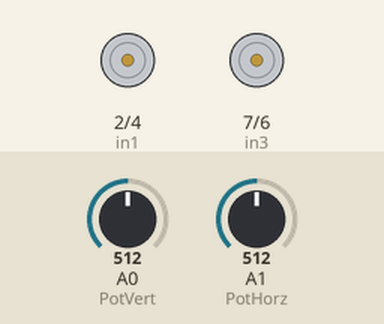
Simulated run of this sketch. Board: Arduino Uno, built with avr-gcc and run on an emulated ATmega328P. Parts: motor-driver pin pairs drawn as motors (green arrow = first pin HIGH = forward, orange = second pin HIGH = backward, longer = more drive, scaled by the enable pin). The inputs (shaded band) are chosen by the test bench; at power-on: A0 (PotVert) = 512, A1 (PotHorz) = 512.

Above: at 1.2 s.
1.3 s: A0 (PotVert) set to 450
2.8 s: A1 (PotHorz) set to 450
At 3.9 s:
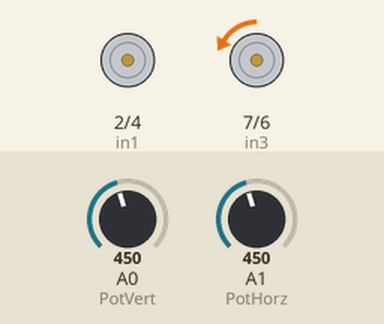
4.3 s: A0 (PotVert) set to 574
At 5.0 s:
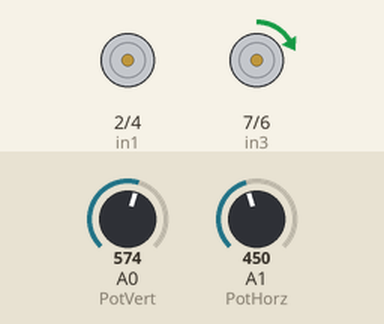
5.8 s: A1 (PotHorz) set to 574
At 6.1 s:
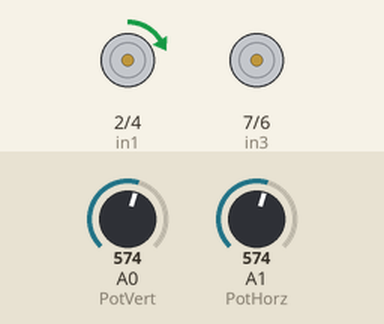
7.3 s: A0 (PotVert) set to 716
At 8.5 s:
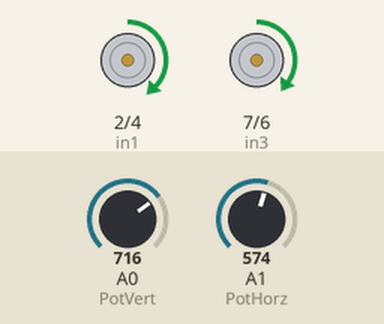
8.8 s: A1 (PotHorz) set to 716
At 9.6 s:
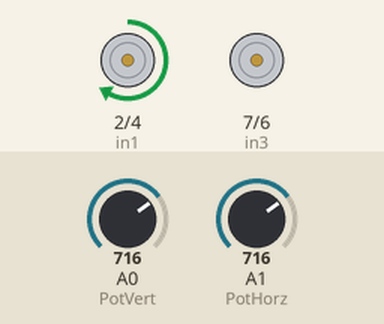
Timing chart, 0 to 11.3 s (numbered marks = the images above; inputs shaded):
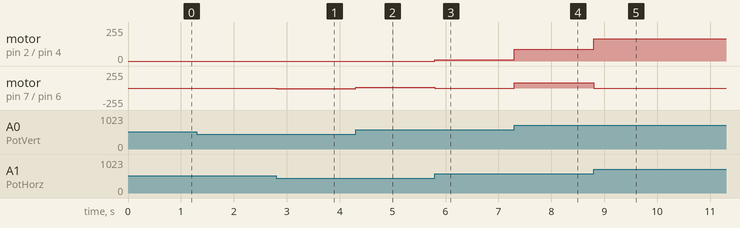

The sketch:

H_Bridge_with_motors.ino
```cpp
int enableA = 3;
int enableB = 5;
int in1 = 2;
int in2 = 4;
int in3 = 7;
int in4 = 6;

int PotVert = A0; // Vertical
int PotHorz = A1; // Horizontal

int MotorSpeed1 = 0;
int MotorSpeed2 = 0;

int PositionVert = 512;
int PositionHorz = 512;


void setup()
{
  pinMode(enableA, OUTPUT);
  pinMode(enableB, OUTPUT);
  pinMode(in1, OUTPUT);
  pinMode(in2, OUTPUT);
  pinMode(in3, OUTPUT);
  pinMode(in4, OUTPUT);

  // Start with motors disabled and direction forward

  digitalWrite(enableA, LOW);
  digitalWrite(in1, HIGH);
  digitalWrite(in2, LOW);
  digitalWrite(enableB, LOW);
  digitalWrite(in3, HIGH);
  digitalWrite(in4, LOW);
}

void loop()
{

  PositionVert = analogRead(PotVert);
  PositionHorz = analogRead(PotHorz);

  // Determine if this is a forward or backward motion

  if (PositionVert < 460)
  {
    // This is Backward

    digitalWrite(in1, LOW);
    digitalWrite(in2, HIGH);
    digitalWrite(in3, LOW);
    digitalWrite(in4, HIGH);

    //Determine Motor Speeds

    PositionVert = PositionVert - 460;
    PositionVert = (PositionVert * (-1)); // Make the number positive

    MotorSpeed1 = map(PositionVert, 0, 460, 0, 255);
    MotorSpeed2 = map(PositionVert, 0, 460, 0, 255);

  }

  else if (PositionVert > 564)
  {
    // This is Forward

    digitalWrite(in1, HIGH);
    digitalWrite(in2, LOW);
    digitalWrite(in3, HIGH);
    digitalWrite(in4, LOW);

    //Determine Motor Speeds

    MotorSpeed1 = map(PositionVert, 564, 1023, 0, 255);
    MotorSpeed2 = map(PositionVert, 564, 1023, 0, 255);

  }
  else
  {
    // Stop

    MotorSpeed1 = 0;
    MotorSpeed2 = 0;

  }

  // For left and right movements

  if (PositionHorz < 460)
  {
    // Move Left


    PositionHorz = PositionHorz - 460;
    PositionHorz = (PositionHorz * -1);  // Make the number positive

    PositionHorz = map(PositionHorz, 0, 460, 0, 255);

    MotorSpeed1 = MotorSpeed1 - PositionHorz;
    MotorSpeed2 = MotorSpeed2 + PositionHorz;

    // to keep speed inside motor range 0-255 for motor speeds

    if (MotorSpeed1 < 0)MotorSpeed1 = 0;
    if (MotorSpeed2 > 255)MotorSpeed2 = 255;

  }
  else if (PositionHorz > 564)
  {
    // Move Right


    PositionHorz = map(PositionHorz, 564, 1023, 0, 255);

    MotorSpeed1 = MotorSpeed1 + PositionHorz;
    MotorSpeed2 = MotorSpeed2 - PositionHorz;

    if (MotorSpeed1 > 255)MotorSpeed1 = 255;
    if (MotorSpeed2 < 0)MotorSpeed2 = 0;

  }


  // to avoid the sound of 'buzzing' at low speed

  if (MotorSpeed1 < 8)MotorSpeed1 = 0;
  if (MotorSpeed2 < 8)MotorSpeed2 = 0;

  analogWrite(enableA, MotorSpeed1);
  analogWrite(enableB, MotorSpeed2);

}
```

Measured:
- after the input at 2.8 s, motor on pin 7 (in3) / pin 6 (in4): stopped → backward 10/255 at once
- after the input at 4.3 s, motor on pin 7 (in3) / pin 6 (in4): backward 10/255 → forward 10/255 at once
- after the input at 5.8 s, motor on pin 2 (in1) / pin 4 (in2): stopped → forward 10/255 at once; motor on pin 7 (in3) / pin 6 (in4): forward 10/255 → stopped at once
- after the input at 7.3 s, motor on pin 2 (in1) / pin 4 (in2): forward 10/255 → forward 89/255 at once; motor on pin 7 (in3) / pin 6 (in4): stopped → forward 79/255 at once
- after the input at 8.8 s, motor on pin 2 (in1) / pin 4 (in2): forward 89/255 → forward 168/255 at once; motor on pin 7 (in3) / pin 6 (in4): forward 79/255 → stopped at once
